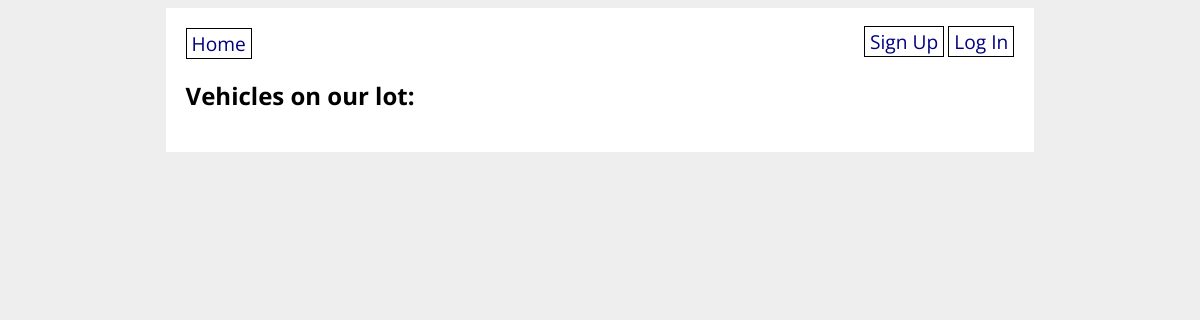
The app's page /, older data.
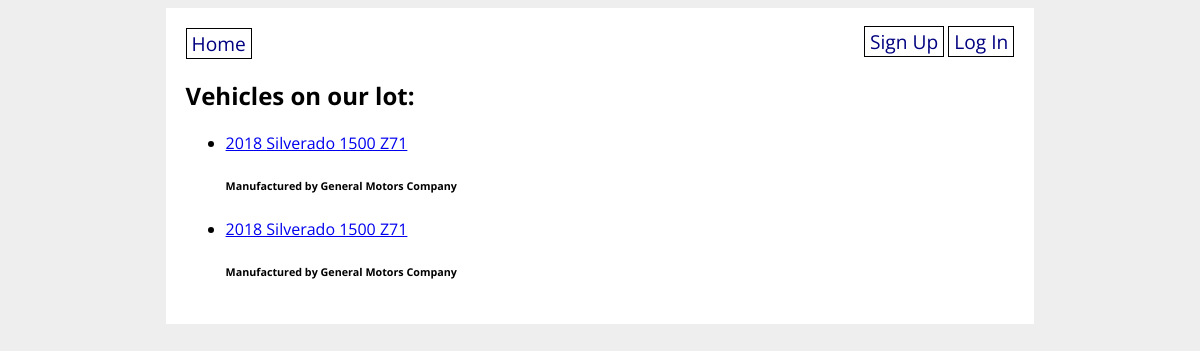
The same page, newer data.
### vehicle_app/models.py (models this page shows)
class Vehicle(db.Model):
    id = db.Column(db.Integer, primary_key=True)
    model = db.Column(db.String(280), nullable=False)
    vin = db.Column(db.String(280), nullable=False)
    manufacturer_id = db.Column(db.Integer, db.ForeignKey('manufacturer.id'), nullable=False)
    manufacturer = db.relationship('Manufacturer', back_populates='vehicles')

class Manufacturer(db.Model):
    id = db.Column(db.Integer, primary_key=True)
    name = db.Column(db.String(280), nullable=False)
    vehicles = db.relationship('Vehicle', back_populates='manufacturer')

### vehicle_app/main/routes.py (the view)
@main.route('/')
def homepage():
    all_vehicles = Vehicle.query.all()
    return render_template('homepage.html', all_vehicles=all_vehicles)

### vehicle_app/templates/homepage.html (shortened to what this page needs)
{% extends 'base.html' %}
{% block content %}
<h2>Vehicles on our lot:</h2>
    <ul>
        {% for vehicle in all_vehicles %}
        <li><a href="/vehicle/{{ vehicle.id }}">{{ vehicle.model }}</a>
            <h6>Manufactured by {{ vehicle.manufacturer.name }}</h6>
        </li>
        {% endfor %}
    </ul>
</div>
{% endblock %}

### vehicle_app/templates/base.html (shortened to what this page needs)
<!DOCTYPE html>
<html>
    <head>
        <link rel="stylesheet" href="/static/style.css">
    </head>
    <body>
        <div id="content">
            <nav>
                <a href="/">Home</a>
                <div>
                    {% if current_user.is_authenticated %}
                    <a href="/create_vehicle">Create Vehicle</a>
                    <a href="/create_manufacturer">Create Manufacturer</a>
                    <a href="/logout">Log Out</a>
                    {% else %}
                    <a href="/signup">Sign Up</a>
                    <a href="/login">Log In</a>
                    {% endif %}
                </div>
            </nav>
            {% block content %}{% endblock %}
    </body>
</html>

### vehicle_app/static/style.css (style rules this page uses)
body { display: flex; flex-direction: column; align-items: center; background-color: #eee; font-family: 'Open Sans', sans-serif; }
#content { width: 70%; background-color: white; padding: 20px; }
nav { width: 100%; display: flex; flex-direction: row; justify-content: space-between; }
nav a { color: navy; text-decoration: none; border: 1px solid black; padding: 1px 5px; font-size: 1.2em; }

Row changes from the older to the newer data that the page shows:
added Vehicle: model "2018 Silverado 1500 Z71", manufacturer.name "General Motors Company"
added Vehicle: model "2018 Silverado 1500 Z71", manufacturer.name "General Motors Company"
